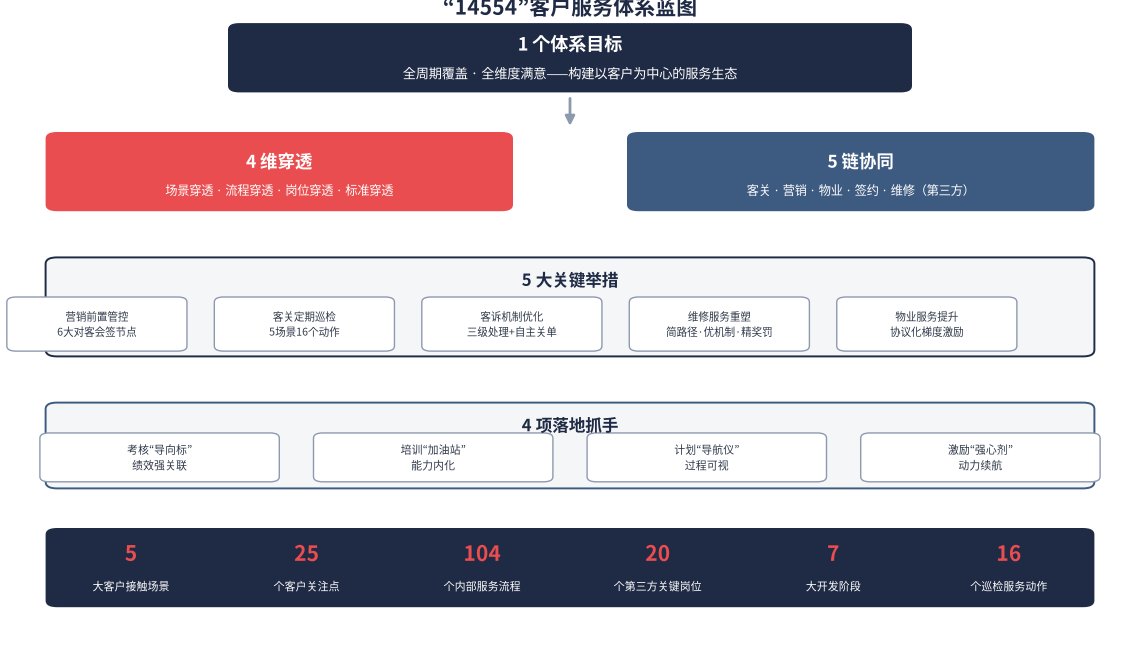
#> input picture assets/fig_14554.png, 2280 x 1320 px, found by its file name (shown at 1/2 size)
$ python -i build_deck.py   (imports and definitions only)
#> lines starting #> are read from the running program, lines starting #| are printed output that depends on the picture
# -*- coding: utf-8 -*-
"""
上海市云计算创新基地 · 招商合作版宣传册（PPT）生成脚本

特点：
- 16:9 商务大气版式，深海军蓝 + 科技青 + 鎏金 高端配色
- 图文结合，多图：封面/价值/三位一体/产业实力/明星企业/产业方向/服务/合作/历程/封底
- 结构按"招商转化型"重排：价值 → 证明 → 资源 → 入口
- 所有中文文字由 PPT 文本框渲染（清晰可编辑），图片仅作背景与配图

运行: python3 build_deck.py
输出: dist/上海云基地-招商合作版宣传册.pptx
"""

import os
from PIL import Image, ImageEnhance, ImageFilter

from pptx import Presentation
from pptx.util import Inches, Pt, Emu
from pptx.dml.color import RGBColor
from pptx.enum.text import PP_ALIGN, MSO_ANCHOR
from pptx.enum.shapes import MSO_SHAPE
from pptx.oxml.ns import qn

# ----------------------------------------------------------------------------
# 配色与字体
# ----------------------------------------------------------------------------
NAVY      = "0A1A33"   # 主背景深蓝
NAVY_DK   = "061123"   # 更深
NAVY_CARD = "112B4A"   # 卡片底
CYAN      = "33C9FF"   # 科技青（主强调）
CYAN_DK   = "1E88C7"
GOLD      = "E2B663"   # 鎏金（高端点缀）
WHITE     = "FFFFFF"
MUTED     = "A9C0D6"   # 次要文字

FONT      = "Microsoft YaHei"   # 微软雅黑：通用中文商务字体

ASSETS = os.path.join(os.path.dirname(__file__), "assets")
BUILD  = os.path.join(os.path.dirname(__file__), "build")
DIST   = os.path.join(os.path.dirname(__file__), "dist")
# [2 lines not run here, left out]

EMU_PER_IN = 914400
SLIDE_W_IN = 13.333
SLIDE_H_IN = 7.5

# ----------------------------------------------------------------------------
# 图片预处理：中心裁切为 16:9，并可选压暗，保证文字可读
# ----------------------------------------------------------------------------
def prep_bg(name, darken=1.0, blur=0):
    """裁切为 16:9 输出到 build/ 并返回路径。darken<1 压暗，blur 模糊半径。"""
#> called with name = 'assets/fig_14554.png', darken = 1, blur = 0
    src = os.path.join(ASSETS, name)
    im = Image.open(src).convert("RGB")
    target = 16 / 9
    w, h = im.size
#> w = 2280; h = 1320
    if w / h > target:          # 太宽 -> 裁左右
        nw = int(h * target)
        left = (w - nw) // 2
        im = im.crop((left, 0, left + nw, h))
    else:                        # 太高 -> 裁上下
        nh = int(w / target)
#> nh = 1282
        top = (h - nh) // 2
#> top = 19
        im = im.crop((0, top, w, top + nh))
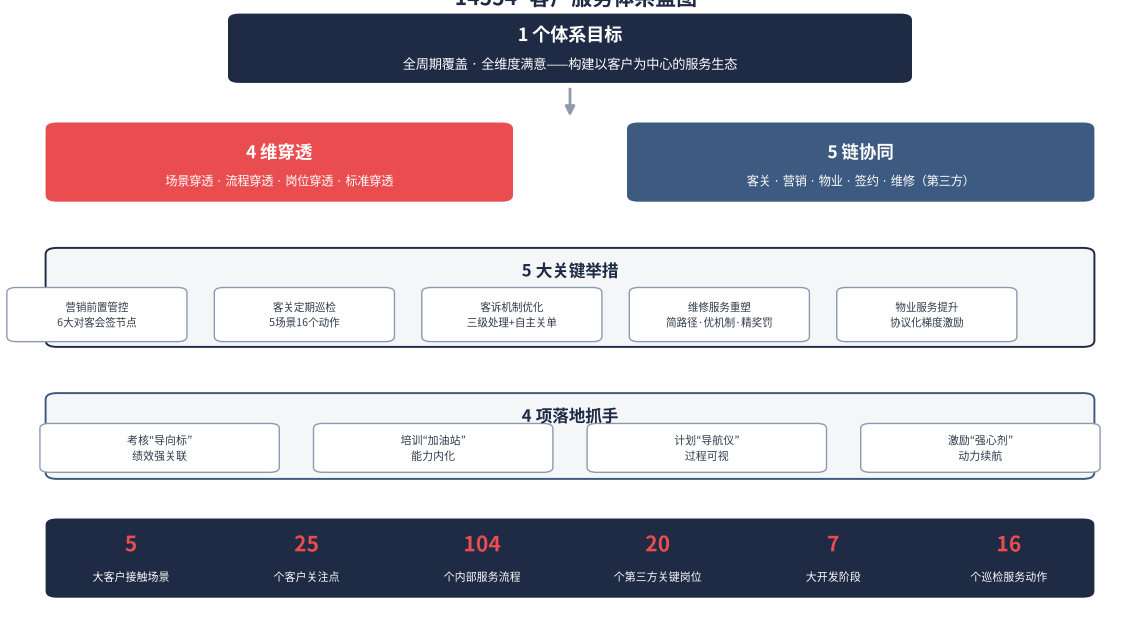
#> im: PIL image 2280x1282 RGB (shown at 1/2 size); mean R, G, B 199.1, 195.3, 202.8
    im = im.resize((1920, 1080), Image.LANCZOS)
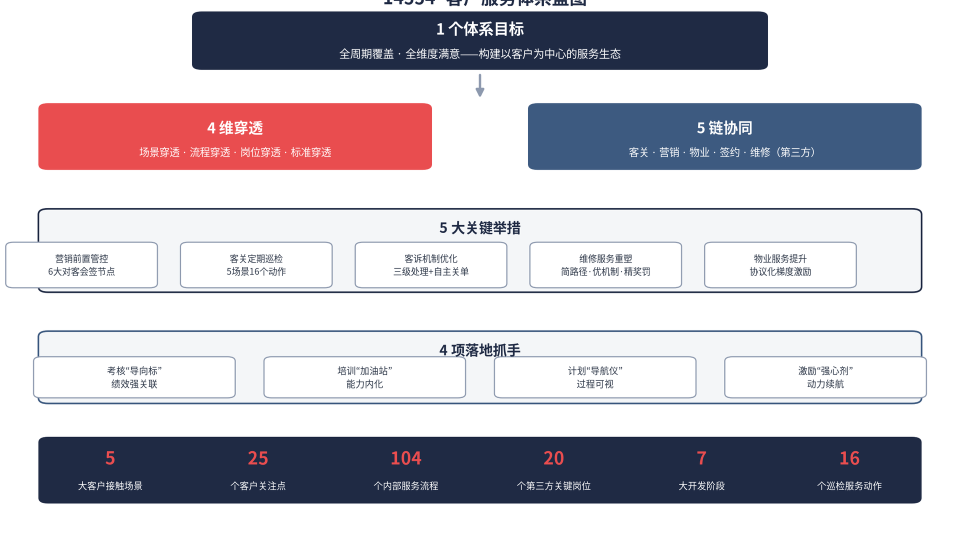
#> im: PIL image 1920x1080 RGB (shown at 1/2 size); mean R, G, B 199, 195.2, 202.6
    if blur:
        im = im.filter(ImageFilter.GaussianBlur(blur))
    if darken != 1.0:
        im = ImageEnhance.Brightness(im).enhance(darken)
    out = os.path.join(BUILD, name)
    im.save(out, quality=92)
    return out

# ----------------------------------------------------------------------------
# 低层工具
# ----------------------------------------------------------------------------
# [1 line that did not run here, left out]
# [1 line that did not run here, left out]
# [1 line that did not run here, left out]
# [1 line that did not run here, left out]


def add_slide():
    return prs.slides.add_slide(BLANK)


# [93 lines left out: functions _set_run_font, add_text, add_rect, _apply_alpha, _soft_shadow, not called in this run]


def full_bg(slide, img):
    slide.shapes.add_picture(img, 0, 0, Inches(SLIDE_W_IN), Inches(SLIDE_H_IN))


def overlay(slide, x, y, w, h, color, alpha):
    add_rect(slide, x, y, w, h, fill=color, alpha=alpha)


# [14 lines left out: functions gradient_left, kicker, not called in this run]


def section_title(slide, x, y, zh, color=WHITE, size=30):
    add_text(slide, x, y, 11, 0.9, [[(zh, FONT, size, color, True)]])


# [7 lines left out: function page_no, not called in this run]


TOTAL = 11

# ============================================================================
# Slide 1 · 封面
# ============================================================================
# [397 lines left out: functions slide_cover, slide_value, slide_why, slide_trinity, slide_strength, slide_stars and 6 more, not called in this run]


# [2 lines not run here, left out]

>>> result = prep_bg('assets/fig_14554.png')

$ run again, on assets/fig_penetration.png
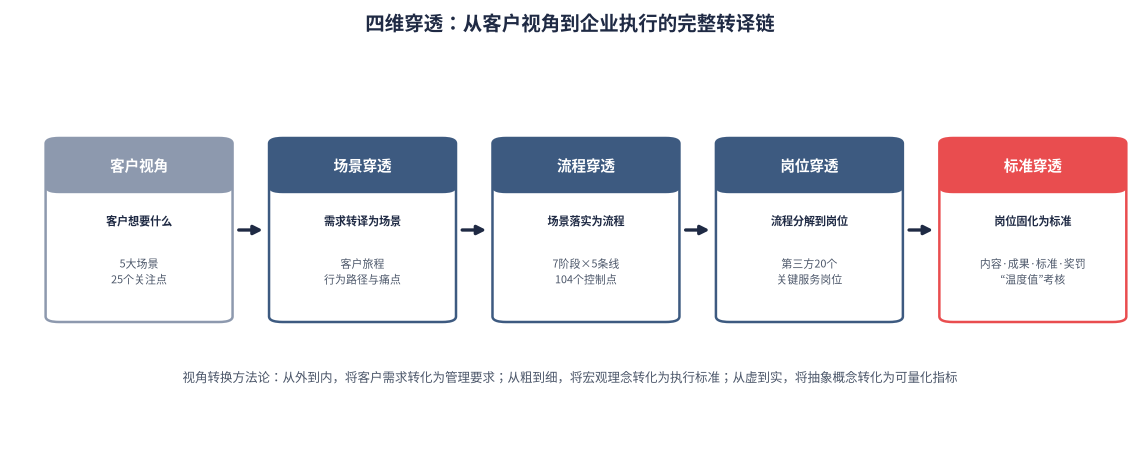
#> input picture assets/fig_penetration.png, 2280 x 920 px, found by its file name (shown at 1/2 size)
#> in prep_bg, `im = im.crop((left, 0, left + nw, h))`:
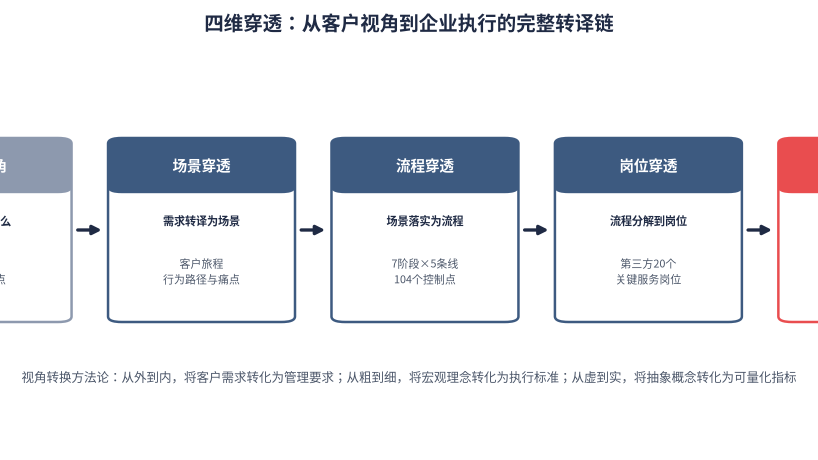
#> im: PIL image 1635x920 RGB (shown at 1/2 size); mean R, G, B 231.1, 233.1, 237.3
#> in prep_bg, `im = im.resize((1920, 1080), Image.LANCZOS)`:
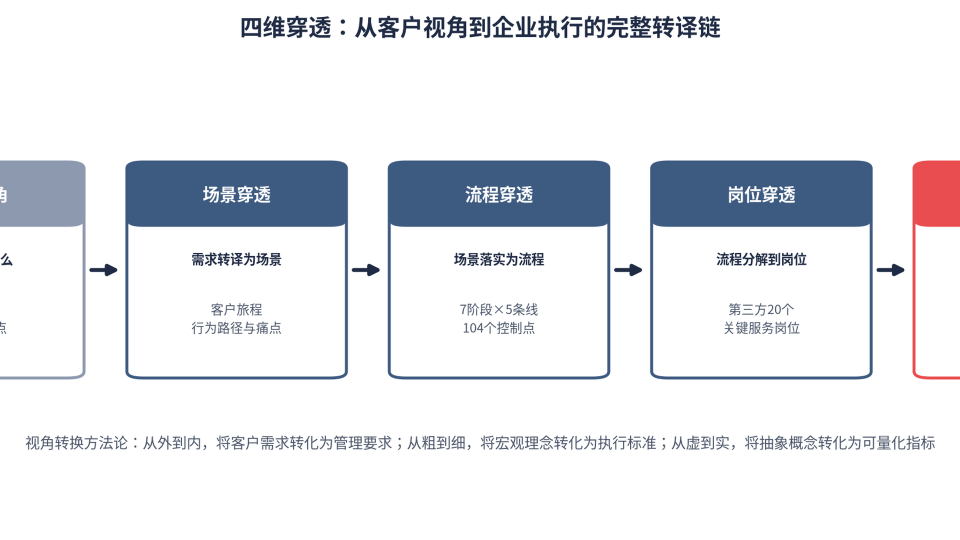
#> im: PIL image 1920x1080 RGB (shown at 1/2 size); mean R, G, B 231, 232.9, 237.2

$ run again, on assets/fig_roadmap.png
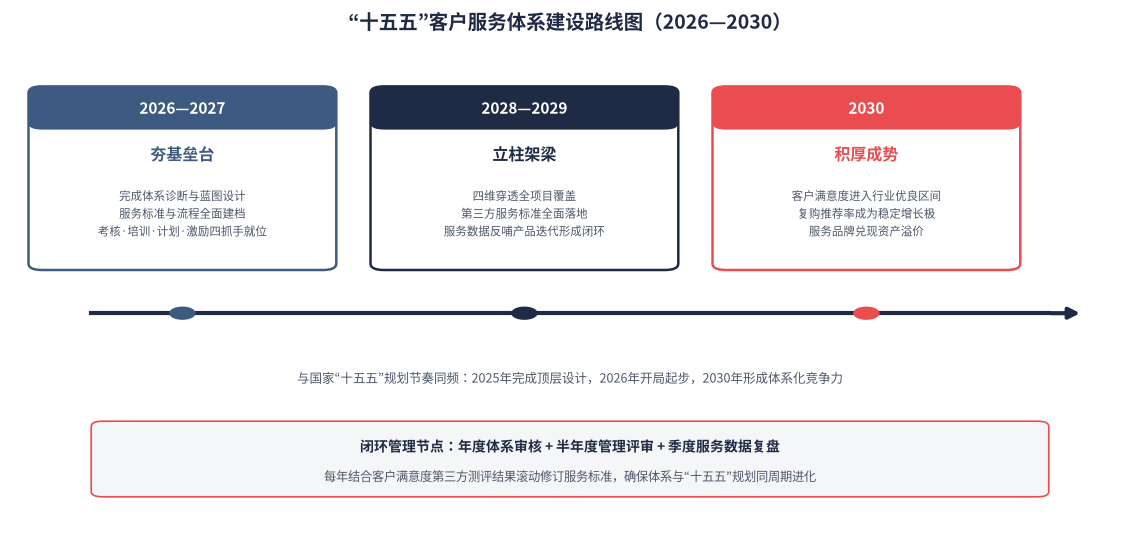
#> input picture assets/fig_roadmap.png, 2280 x 1080 px, found by its file name (shown at 1/2 size)
#> in prep_bg, `im = im.crop((left, 0, left + nw, h))`:
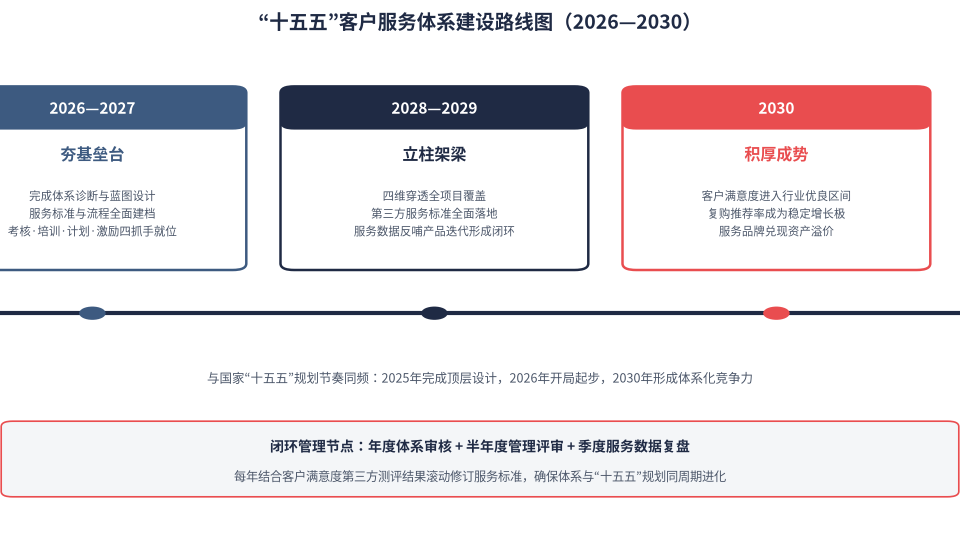
#> im: PIL image 1920x1080 RGB (shown at 1/2 size); mean R, G, B 234.9, 230.7, 233.5

$ run again, on assets/fig_scenarios.png
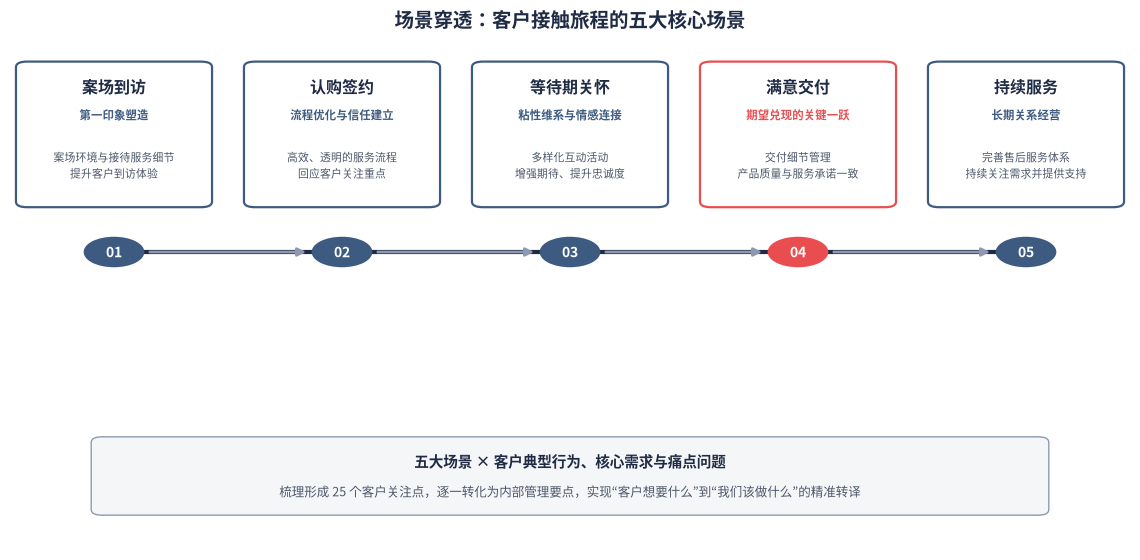
#> input picture assets/fig_scenarios.png, 2280 x 1120 px, found by its file name (shown at 1/2 size)
#> in prep_bg, `im = im.crop((left, 0, left + nw, h))`:
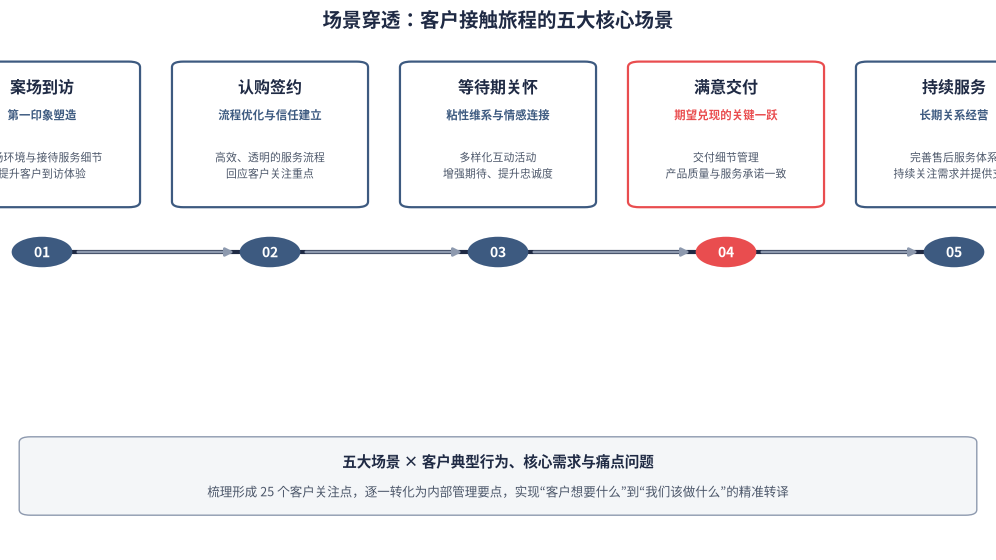
#> im: PIL image 1991x1120 RGB (shown at 1/2 size); mean R, G, B 243.5, 243.8, 245.6
#> in prep_bg, `im = im.resize((1920, 1080), Image.LANCZOS)`:
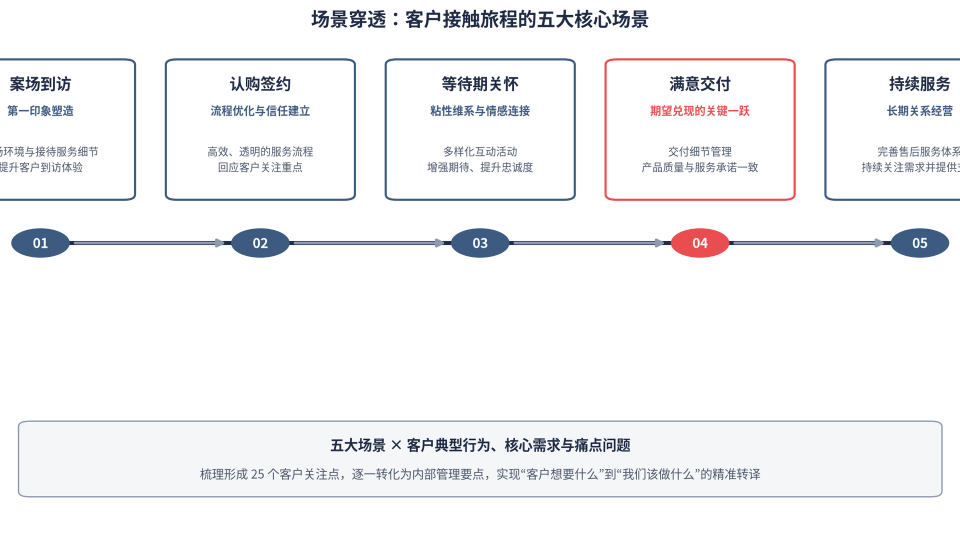
#> im: PIL image 1920x1080 RGB (shown at 1/2 size); mean R, G, B 243.4, 243.7, 245.5
